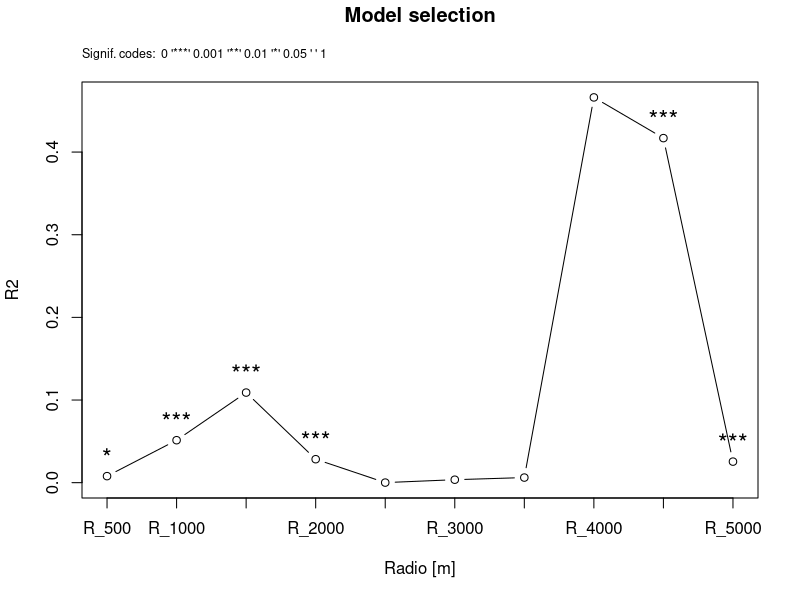

This figure's R source: (Note: this script raises an error after producing the figure.)
setwd("C:/Users/Pablo/Dropbox/R_functions/multifit")

multifit <- function(mod, multief, data, formula = NULL, args = NULL, criterion = "AIC",
                     signif = TRUE, alpha = 0.05, print_sum = FALSE, plot_est = FALSE,
                     xlab = "Radio [m]", labels = NULL, type = "b", ...){
  
  # Arguments checking
  if(!is.character(mod) || length(mod) != 1) stop("Argument mod must be a character of length 1")
  if(!is.character(multief)) stop("Argument multief must be a character vector")
  if(!is.null(args)){ if(!is.character(args)) stop("Argument args must be NULL or a character vector") }
  if(is.character(criterion)){
    if(length(criterion) == 1){
      if(!criterion %in% c("AIC", "BIC", "R2")){
        stop("Argument criterion must be one of the following: 'AIC', 'BIC' or 'R2', or a user-defined function")
      }
    } else {
      if(!is.function(tryCatch(eval(parse(text = criterion[1])), error = function(e) FALSE))){
        stop("Argument criterion does not refers to an existing function of the global environment")
      } else {
        if(!criterion[2] %in% c("max", "min")){
          stop("For user-defined functions, the second element of argument criterion must be 'max' or 'min'")
        }
      }
    }
  } else {
    stop("Argument criterion must be a character vector (one of 'AIC', 'BIC' and 'R2', or a user-defined function)")
  }
  if(!is.logical(signif) || length(signif) != 1) stop("Argument signif must be logical")
  if(!is.numeric(alpha) || !(alpha > 0 && alpha <= 1) || length(alpha) != 1) stop("Argument alpha must be a number between 0 and 1")
  if(!is.logical(print_sum) || length(print_sum) != 1) stop("Argument print_sum must be logical")
  if(!is.logical(plot_est) || length(plot_est) != 1) stop("Argument plot_est must be logical")
  if(!is.null(labels)){ if(!is.character(labels)) stop("Argument labels must be NULL or a character vector") }
  
  # Check if the function to be applied exists in the environment
  if(!exists(mod)) stop(paste("Could not find function '", mod, "'. Make sure that the necessary package is loaded", sep = ""))
  
  # Check if the provided names for the effects exist as columns of the provided data.frame
  if(!any(multief %in% colnames(data)))
    stop("Could not find any of the multi-effects as columns of the provided data. Are you sure is correctly written?")
  if(!all(multief %in% colnames(data)))
    warning("Could not find some of the multi-effects as columns of the provided data")
  
  # Objects definition
  multief      <- factor(multief, levels = multief)
  initial.args <- paste(args, collapse = ",")
  fits         <- vector("list", length(multief))
  fits.GoF     <- rep(0, length(multief))
  if(!is.null(formula)) 
    init.formula <- deparse(substitute(formula))
  sum.list     <- vector("list", length(multief))
  p.values     <- rep(0, length(multief))
  e.values     <- rep(0, length(multief))
  mod_warn     <- vector("list", length(multief))
  effect_warns <- NULL
  mod_mess     <- vector("list", length(multief))
  effect_mess  <- NULL
  mod_errors   <- vector()
  ele          <- FALSE

  # Check if 'multief' was a defined as a predictor variable
  if(!grepl("multief", deparse(substitute(formula)))){
    if(!grepl("multief", initial.args))
      stop("The formula, or the fixed effects defined in 'args', must include the expression 'multief' as a predictor variable")
  }
  
  # Function. Summary table of the predictor variable at each spatial scale
  lands_table <- function(multief, data){
    table <- data.frame(spatial_scale = as.character(multief), 
                        n             = rep(0, length(multief)),
                        min           = rep(0, length(multief)),
                        max           = rep(0, length(multief)),
                        range         = rep(0, length(multief)),
                        mean          = rep(0, length(multief)),
                        median        = rep(0, length(multief)))
    for(i in 1:length(multief)){
      unique_vec <- unique(data[, as.character(multief[i])])
      table[table$spatial_scale == multief[i], "n"]      <- length(na.omit(unique_vec))
      table[table$spatial_scale == multief[i], "min"]    <- min(na.omit(unique_vec))
      table[table$spatial_scale == multief[i], "max"]    <- max(na.omit(unique_vec))
      table[table$spatial_scale == multief[i], "range"]  <- range(na.omit(unique_vec))[2] - range(na.omit(unique_vec))[1]
      table[table$spatial_scale == multief[i], "mean"]   <- mean(na.omit(unique_vec))
      table[table$spatial_scale == multief[i], "median"] <- median(na.omit(unique_vec))
    }
    return(table)
  }

  # Function. Extract the 'Good of Fitness' (AIC, BIC or R2) value for the models
  extractGoF <- function(fitted_model, criterion){
    aic   <- function(x){ tail(extractAIC(x), n = 1) }
    value <- NULL
    
    if(length(criterion) == 1){
      if(criterion == "AIC") 
        value <- AIC(fitted_model)
      if(criterion == "BIC")
        value <- BIC(fitted_model)
      if(criterion == "R2")
        value <- summary(fitted_model)$r.squared
    } else {
      value <- do.call(criterion[1], list(fitted_model))
    }

    if(is.null(value) || is.na(value)){
      if(length(criterion) == 1){
        if(grepl("quasipoisson", args) && criterion %in% c("AIC", "BIC")){
          stop("Quasipoisson models do not display AIC/BIC values.\n 
               We recommend running the models with a poisson family to get the AICs/BICs, proceed to the multi-scale analyis, 
               and then reran the selected model aside with a quasipoisson family to see the output.")
        } else {
          stop(paste("Could not get the", criterion, "value for the specified models. Try another criterion?"), call. = FALSE)
        }
      } else {
        stop(paste("Could not get the '", criterion[1], "' value for the specified models. Try another criterion?", sep = ""), call. = FALSE)
      }
    } else {
      return(value)
    }
  }

  # Function. Extract coefficients of the models
  extract_coeff <- function(summary, i){
    coeff   <- summary$coefficients
    # If the model is a zero-inflated one (zeroingl or hurdle)
    if(is.list(coeff) && names(coeff) == c("count", "zero")){
      opt <- names(coeff)
      if(ele == FALSE){
        ele <- readline(prompt = paste("Please, choose the type of model from where the coefficients will be extracted (", 
                                       paste(opt, ": ", 1:length(opt), sep = "", collapse = " - "),"): ", sep = ""))
        if(ele %in% as.character(1:length(opt))){
          ele   <- as.numeric(ele)
          coeff <- coeff[[ele]]
          ele   <<- ele
        } else {
          coeff <- coeff[[1]]
          ele <<- 1
          message("Could not recognise the inputted value. Option one was taken")
        }
      } else {
        coeff <- coeff[[ele]]
      }
    }
    
    # Trying to extract p.values...
    p.types <- c("Pr(>|z|)", "Pr(>|t|)")
    p.label <- p.types[p.types %in% colnames(coeff)]
    if(length(p.label) > 0){
      p.value <- coeff[as.character(multief[i]), p.label]
    } else {
      coeff   <- summary$tTable
      p.types <- "p-value"
      p.label <- p.types[p.types %in% colnames(coeff)]
      if(length(p.label) > 0){
        p.value <- coeff[as.character(multief[i]), p.label]
      } else {
        p.value <- NA
      }
    }
    
    # Trying to extract e.values...
    if("Estimate" %in% colnames(coeff)){
      e.value <- coeff[as.character(multief[i]), "Estimate"]
    } else {
      if("Value" %in% colnames(coeff)){
        e.value <- coeff[as.character(multief[i]), "Value"]
      } else {
        e.value <- NA
      }
    }
    out <- c(p.value, e.value)
    return(out)
  }
  
  # Function. Manage model's errors, warnings and messages
  running <- function(expr, i) {
    warns <- mess <- NULL
    warn_handler <- function(w) {
      warns <<- c(warns, list(w))
      invokeRestart("muffleWarning")
    }
    mess_handler <- function(m) {
      mess <<- c(mess, list(m))
      NULL
    }
    val <- suppressMessages(tryCatch(withCallingHandlers(expr, warning = warn_handler, message = mess_handler), error = function(e) e))
    out <- list(value = val, warnings = warns, messages = mess)
    return(out)
  } 

  # Run all models
  for(i in 1:length(multief)){
    
    # Replace the string 'multief' with the effect of each particular spatial scale
    args       <- gsub("multief", paste(multief[i]), initial.args)
    args       <- gsub("\"", "", args)
    if(!is.null(formula)){
      formula    <- gsub("multief", paste(multief[i]), init.formula)
      formula    <- gsub("\"", "", formula)
      expression <- paste(mod, "(", formula, ", data =", deparse(substitute(data)), ",", args, ")")
    } else {
      expression <- paste(mod, "(data =", deparse(substitute(data)), ",", args, ")")
    }

    new_fit <- running(eval(parse(text = expression)), i)
    if(!any(class(new_fit$value) %in% c("simpleError", "error"))){
      fits[[i]]          <- new_fit$value
      fits.GoF[i]        <- extractGoF(fits[[i]], criterion)
      sum.list[[i]]      <- summary(fits[[i]])
      coeff              <- extract_coeff(sum.list[[i]], i)
      p.values[i]        <- coeff[1]
      e.values[i]        <- coeff[2]
    } else {
      fits[[i]]   <- new_fit$value
      fits.GoF[i] <- sum.list[[i]] <- p.values[i] <- NA
      mod_errors  <- append(mod_errors, as.character(multief[i]))
    }
    names(fits)[i] <- as.character(multief[i])
    if(!is.null(new_fit$warnings)){
      mod_warn[[i]] <- new_fit$warnings
      effect_warns  <- append(effect_warns, as.character(multief[i]))
    } else {
      mod_warn[[i]] <- NA
    }
    if(!is.null(new_fit$messages)){
      mod_mess[[i]] <- new_fit$messages
      effect_mess   <- append(effect_mess, as.character(multief[i]))
    } else {
      mod_mess[[i]] <- NA
    }
    names(mod_warn)[i] <- names(mod_mess)[i] <- as.character(multief[i])
  }
  if(length(mod_errors) > 0){
    mod_errors <- paste(mod_errors, collapse = ", ")
    message(paste("The following model/s threw an error and could not be included in the analysis: ", mod_errors, sep = ""))
  }
    
  # Function. Significance codes plotting function
  f_sign <- function(y.values){
    if(any(!is.na(p.values))){
      p.sign <- ifelse(p.values < 0.001, "***",
                       ifelse(p.values < 0.01, "**",
                              ifelse(p.values < alpha, "*", NA)))
      text(1:length(multief), y.values, p.sign, pos = 3, cex = 1.5)
    }
  }

  # If there are GoF values to work with...
  if(any(!is.na(fits.GoF))){
    get_mfrow <- par()$mfrow
    if(plot_est){
      if(!all(is.na(e.values))){
        par(mfrow = c(1, 2))
      } else {
        plot_est <- FALSE
        message("Could not plot the estimates of the models cause they could not be extracted")
      }
    }
    # Plot the model selection result
    if(is.null(labels)){ labels <- multief }
    plot(1:length(multief), fits.GoF, xlab = xlab, xaxt = "n", ylab = criterion[1], 
         type = type, ...)
    axis(1, at = 1:length(multief), labels = labels)
    title(main = "Model selection", line = 3)
    # Plot significance codes, if required
    if(signif){
      if(!all(is.na(p.values))){
        f_sign(fits.GoF)
      } else {
        message("Significance codes could not be plotted cause p.values could not be extracted")
      }
      mtext(paste("Signif. codes:  0 '***' 0.001 '**' 0.01 '*'", alpha, "' ' 1"), cex = 0.75, adj = 0, line = 1)
    }
    
    # Plot estimates, if required
    if(plot_est){
      plot(1:length(multief), e.values, xlab = xlab, xaxt = "n", ylab = "Estimate", 
           type = type, ...)
      abline(0, 0, col = "gray")
      axis(1, at = 1:length(multief), labels = labels)
      title(main = "Estimates", line = 3)
      # Plot significance codes, if required
      if(signif) f_sign(e.values)
    }
    
    # Record plot and restablish original par options
    plot <- recordPlot()
    par(mfrow = get_mfrow)
    
    # Generate output data.frame
    summ           <- data.frame(multief, fits.GoF, Estimates = e.values, p.values = p.values)
    names(summ)[2] <- criterion[1]
    
    # Output message of the selected model
    if(length(criterion) == 1){
      if(criterion %in% c("AIC", "BIC")){
        decision_func <- "which.min"
      } else {
        decision_func <- "which.max"
      }
    } else {
      decision_func <- paste("which", criterion[2], sep = ".")
    }
    out <- as.character(summ$multief[do.call(decision_func, list(fits.GoF))])
    sum <- summary(fits[[do.call(decision_func, list(fits.GoF))]])
    message("The model including the effect '", out, "' was the best model according to the specified criterion (", 
            criterion[1], ", ", decision_func, ")")

  } else {
    # If all models threw errors...
    warning("Fatal errors were found in all the models. Check them out by typing $Models to the generated object", call. = FALSE)
    plot <- NULL
    sum  <- NULL
    summ <- NULL
  }
  
  # Generate summary table of landscape attribute at each spatial scale
  lands_summary <- lands_table(multief, data)

  # Print summary of the 'best' model?
  if(print_sum && !is.null(sum)) print(sum)
  
  # Warn the user of possible warnings and messages during the workflow
  if(!is.null(effect_warns))
    message(paste("Warnings were found in the models with the following effects:", paste(effect_warns, collapse = ", ")))
  if(!is.null(effect_mess))
    message(paste("Messages were found in the models with the following effects:", paste(effect_mess, collapse = ", ")))

  # Return a list with relevant information of the analysis
  out_obj <- list(lands_summary = lands_summary, summary = summ, plot = plot, models = fits, warnings = mod_warn, messages = mod_mess)
  invisible(out_obj)
}

df <- read.table("sim_data_pois_random_site.txt", header = T, sep = " ")
rad <- paste("R", seq(500, 5000, 500), sep = "_")

fi <- multifit(mod = "lm", multief = rad, formula = S ~ multief, data = df, criterion = "R2")

fi <- multifit(mod = "lme", multief = rad, args = c(fixed = "S ~ multief", "random = ~1|site"), data = df, criterion = "AIC", plot_est = T)



fits <- multifit(mod = "glm", multief = rad, formula =  S ~ multief, args = c("family = poisson"), data = df, criterion = "AIC", plot_est = F,
               signif = T, alpha = 0.05, labels = NULL)




fi <- multifit(mod = "hurdle", multief = c("R1", "R2"), formula = S ~ multief, data = df2, criterion = "AIC")

summary(fi$Models$R_4000)

fit <- lme(fixed = S ~ R_5000, random = ~ 1| site, data = df)

bue <- function(x){
  as.numeric(suppressMessages(r.squaredGLMM(x)[1]))
}


#### simulating data

# adding 
df$site <- 1:nrow(df)

df2 <- data.frame(site = rep(x = 1:50, each = 10), S = rep(0, 50*10))

adding <- vector()
for(i in 1:nrow(df)){
  new_vals <- rnorm(10, df$S[i], runif(1, 2, 8))    
  adding   <- c(adding, new_vals)
}

df2$S <- adding

for(k in 1:length(rad)){
  df2[rad[k]] <- rep(0, nrow(df2))
  for(i in 1:nrow(df2)){
    df2[rad[k]][i, 1] <- df[df$site == df2$site[i], rad[k]]
  }
}

df2 <- df2[df2$S >= 0, ]
df2$S <- round(df2$S)

#### NORMAL

complement <- function(y, rho, x) {
  if (missing(x)) x <- rnorm(length(y)) # Optional: supply a default if `x` is not given
  y.perp <- residuals(lm(x ~ y))
  out <- rho * sd(y.perp) * y + y.perp * sd(y) * sqrt(1 - rho^2)
  out <- abs(out + min(out))
  #max lands
  tot <- max(out)*runif(1, 1.2, 1.9)
  out <- out/tot
  out
}

#Found richness
initial.y <- round(rnorm(50, mean = 50, sd = 20))
x <- 1:50 # Optional
#500, 1000, 1500, 2000, 2500, 3000, 3500, 4000, 4500, 5000
rho <- c(0.11, 0.3, 0.65, 0.6, 0.55, 0.52, 0.51, 0.8, 0.78, 0.45)
df  <- data.frame(y = initial.y)
for(i in 1:length(rho)){
  df[paste("radio_", i, sep = "")] <- as.vector(complement(initial.y, rho[i], x))
}

write.table(df2, "sim_data_random_site.txt", sep = " ", quote = FALSE)

ggplot(df, aes(x = radio_5, y = y)) + 
  geom_smooth(method="lm", color="Black") + 
  geom_point(alpha=1/2, shape=21)

####poisson

#Found richness
initial.y <- rpois(50, c(15, 5, 25))
x <- 1:50 # Optional
#500, 1000, 1500, 2000, 2500, 3000, 3500, 4000, 4500, 5000
rho <- c(0.11, 0.3, 0.65, 0.6, 0.55, 0.52, 0.51, 0.8, 0.78, 0.45)
df  <- data.frame(y = initial.y)
for(i in 1:length(rho)){
  df[paste("radio_", i, sep = "")] <- as.vector(complement(initial.y, rho[i], x))
}

colnames(df) <- c("S", paste("R", seq(500, 5000, 500), sep = "_"))

# adding random effects
df$site <- 1:nrow(df)

df2 <- data.frame(site = rep(x = 1:50, each = 10), S = rep(0, 50*10))

adding <- vector()
for(i in 1:nrow(df)){
  new_vals <- rpois(10, df$S[i])    
  adding   <- c(adding, new_vals)
}

df2$S <- adding

for(k in 1:length(rad)){
  df2[rad[k]] <- rep(0, nrow(df2))
  for(i in 1:nrow(df2)){
    df2[rad[k]][i, 1] <- df[df$site == df2$site[i], rad[k]]
  }
}

### ZERO INFLATED DATA
df2 <- data.frame(S = c(0, 0, 0, 0, 0, 0, 1, 3, 6, 0, 0, 8, 10, 0), 
                  R1 = c(4, 6, 8, 1, 0, 6, 7, 9, 8 ,7 ,7 ,9, 4 ,6),
                  R2 = c(8, 6, 6, 1, 0, 6, 7, 0, 8 ,17 ,7 ,1, 4 ,16))

fu <- hurdle(S ~ R1, data = df2)
summary(fu)$coefficients

bla <- c("count", "zero")

bla
paste(bla, ": ", 1:2, sep = "", collapse = " - ")


unique_vec <- unique(df$R_500)

#######################
# PROBANDO LA FUNCION CON DISTINTOS MODELOS


#lm
fits <- multifit(mod = "lm", multief = rad, formula =  S ~ multief, data = df, criterion = "AIC", plot_est = T)
#lmer #no p.values
fits <- multifit(mod = "lmer", multief = rad, formula =  S ~ multief + (1|site), data = df, criterion = "AIC", plot_est = T)
#glm
fits <- multifit(mod = "glm", multief = rad, formula =  S ~ multief, args = c("family = poisson"), data = df, criterion = "AIC", plot_est = T)
#glmer
fits <- multifit(mod = "glmer", multief = rad, formula =  S ~ multief + (1|site), args = c("family = poisson"), data = df, criterion = "AIC", plot_est = T)
#zero inflation
df2 <- data.frame(S = c(0, 0, 0, 0, 0, 0, 1, 3, 6, 0, 0, 8, 10, 0), 
                  R1 = c(4, 6, 8, 1, 0, 6, 7, 9, 8 ,7 ,7 ,9, 4 ,6),
                  R2 = c(8, 6, 6, 1, 0, 6, 7, 0, 8 ,17 ,7 ,1, 4 ,16))
fits <- multifit(mod = "zeroinfl", multief = c("R1", "R2"), formula =  S ~ multief, data = df2, criterion = "AIC", plot_est = T)
fits <- multifit(mod = "hurdle", multief = c("R1", "R2"), formula =  S ~ multief, data = df2, criterion = "AIC", plot_est = T)

#lme #no p.values #no estimates
fits <- multifit(mod = "lme", multief = rad, args =  c("fixed = S ~ multief", "random = ~1|site"), data = df, criterion = "AIC", plot_est = T)

#nlme #no p.values #no estimates
fits <- multifit(mod = "nlme", multief = rad, args =  c("model = S ~ multief", "random = ~1|site"), data = df, criterion = "AIC", plot_est = T)

mod <- nlmer(formula = S ~ SSlogis(R_4000) ~ R_4000 + (1|site), data = df)

fm1 <- nlme(height ~ SSasymp(age, Asym, R0, lrc),
            data = Loblolly,
            fixed = Asym + R0 + lrc ~ 1,
            random = Asym ~ 1,
            start = c(Asym = 103, R0 = -8.5, lrc = -3.3))

startvec <- c(Asym = 200, xmid = 725, scal = 350)
nm1 <- nlmer(circumference ~ SSlogis(age, Asym, xmid, scal) ~ Asym|Tree,
             Orange, start = startvec)
